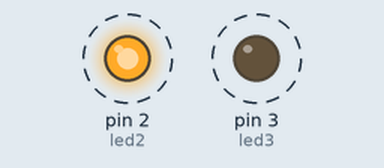
Recording of a sketch running on a simulated Arduino Uno, built with avr-gcc and run on an emulated ATmega328P. Shown: output pins drawn as LEDs (lit = HIGH). Dashed ring = blinking.

Above: at 0.5 s.
Timing chart, 0 to 4.6 s (numbered marks = the images above):
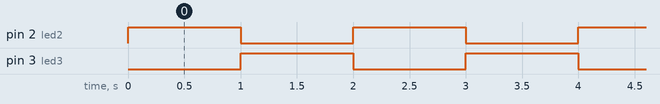

Measured:
- by itself, pin 2 (led2), pin 3 (led3): alternates HIGH for 1.0 s and LOW for 1.0 s

The sketch:

Blink.ino
```cpp
int led2 = 2;
int led3 = 3;

void setup()
{
  pinMode(led2, OUTPUT);
  pinMode(led3, OUTPUT);
}

void loop()
{
  digitalWrite(led2, HIGH);
  digitalWrite(led3, LOW);
  delay(1000);
  digitalWrite(led2, LOW);
  digitalWrite(led3, HIGH);
  delay(1000);
}
```
